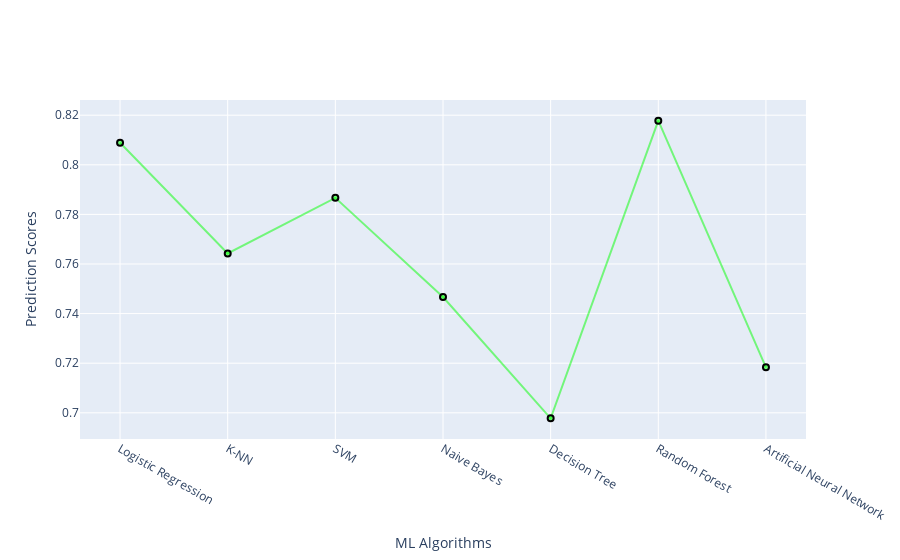

Notebook code for this chart:
### Markdown cell above
Scatter Plot For Comparasion of ML Algorithms Prediciton Scores

### Code cell
scores=[LRscore,KNNscore,SVMscore,NBscore,DTCscore,RFCscore,mean]
AlgorthmsName=["Logistic Regression","K-NN","SVM","Naive Bayes","Decision Tree", "Random Forest","Artificial Neural Network"]

#create traces

trace1 = go.Scatter(
    x = AlgorthmsName,
    y= scores,
    name='Algortms Name',
    marker =dict(color='rgba(0,255,0,0.5)',
               line =dict(color='rgb(0,0,0)',width=2)),
                text=AlgorthmsName
)
data = [trace1]

layout = go.Layout(barmode = "group",
                  xaxis= dict(title= 'ML Algorithms',ticklen= 5,zeroline= False),
              yaxis= dict(title= 'Prediction Scores',ticklen= 5,zeroline= False))
fig = go.Figure(data = data, layout = layout)
iplot(fig)

### Figure 1 — Plotly figure (JSON) as saved in the notebook; plotly's stock layout.template omitted (floating-point values rounded to 4 significant figures)
{"data": [{"marker": {"color": "rgba(0,255,0,0.5)", "line": {"color": "rgb(0,0,0)", "width": 2}}, "name": "Algortms Name", "text": ["Logistic Regression", "K-NN", "SVM", "Naive Bayes", "Decision Tree", "Random Forest", "Artificial Neural Network"], "type": "scatter", "x": ["Logistic Regression", "K-NN", "SVM", "Naive Bayes", "Decision Tree", "Random Forest", "Artificial Neural Network"], "y": [0.8089, 0.7642, 0.7867, 0.7467, 0.6978, 0.8178, 0.7183]}], "layout": {"barmode": "group", "xaxis": {"ticklen": 5, "title": {"text": "ML Algorithms"}, "zeroline": false}, "yaxis": {"ticklen": 5, "title": {"text": "Prediction Scores"}, "zeroline": false}}}
